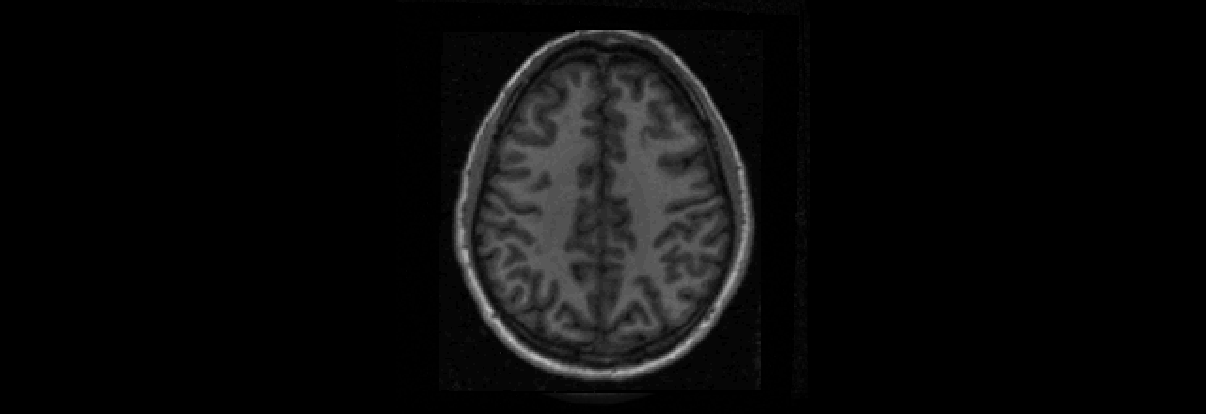
#> input picture computervision/article-research/edge-detection/image2.png, 1206 x 414 px, found by its file name
$ python EdgeDetection5.py
#> lines starting #> are read from the running program, lines starting #| are printed output that depends on the picture; after the words box and inside, x2 and y2 are one past the last pixel; in counts of white or black regions, pixels touching at a corner belong together
"""
 @author saozd
 @project pytonworkspace EdgeDetection5
 @date 18 Ara 2023
 <p>
 @description:
"""
import cv2
import numpy as np

# Beyin görüntüsü yükleyin
brain_image = cv2.imread("E:/PycharmProjects/pytonworkspace/computervision/article-research/edge-detection/image2.png")
#> brain_image is the input picture: shape (414, 1206, 3); min 0, max 191, mean 11

# Gri tonlamalı görüntüyü oluşturun
gray_image = cv2.cvtColor(brain_image, cv2.COLOR_BGR2GRAY)

# Basit bir eşikleme işlemi ile beyaz ve gri maddeyi ayırın
_, thresholded_image = cv2.threshold(gray_image, 20, 255, cv2.THRESH_BINARY)
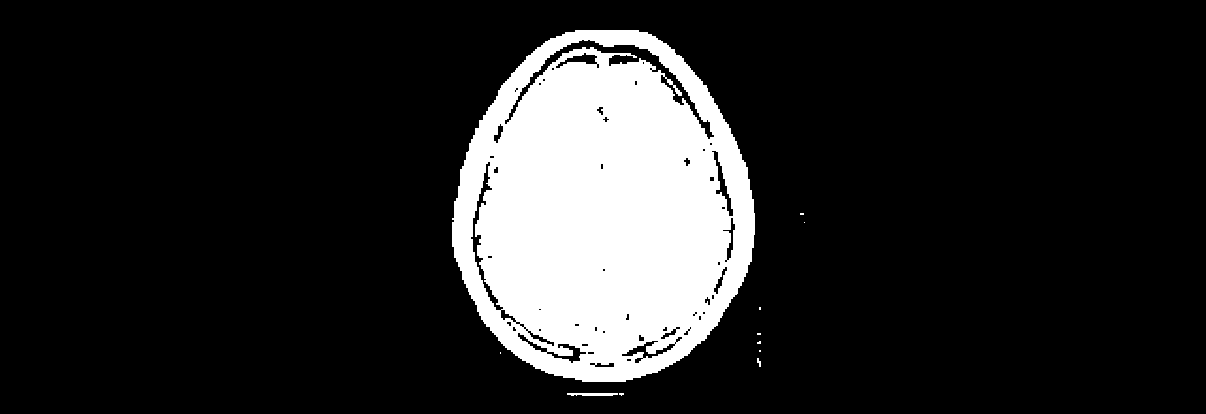
#> thresholded_image: shape (414, 1206); 15.6% white; 11 white regions (8 under 20 px), largest, box (x1, y1, x2, y2) and area: (452, 30, 755, 382) 77714, (567, 393, 618, 396) 137, (757, 358, 761, 367) 22

# Gri madde ve beyaz maddeyi ayırın
gray_matter = cv2.bitwise_and(gray_image, thresholded_image)
white_matter = cv2.bitwise_and(gray_image, cv2.bitwise_not(thresholded_image))
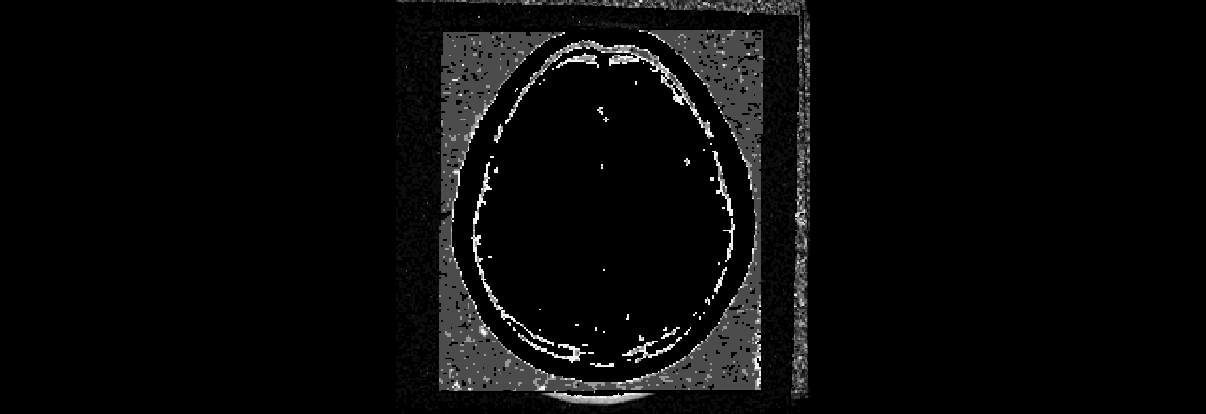
#> white_matter: shape (414, 1206); min 0, max 20, mean 0.733; drawn with min black and max white

# Kenarlık görüntüsünü çıkarın
edge_image = cv2.Canny(gray_image, 100, 200)
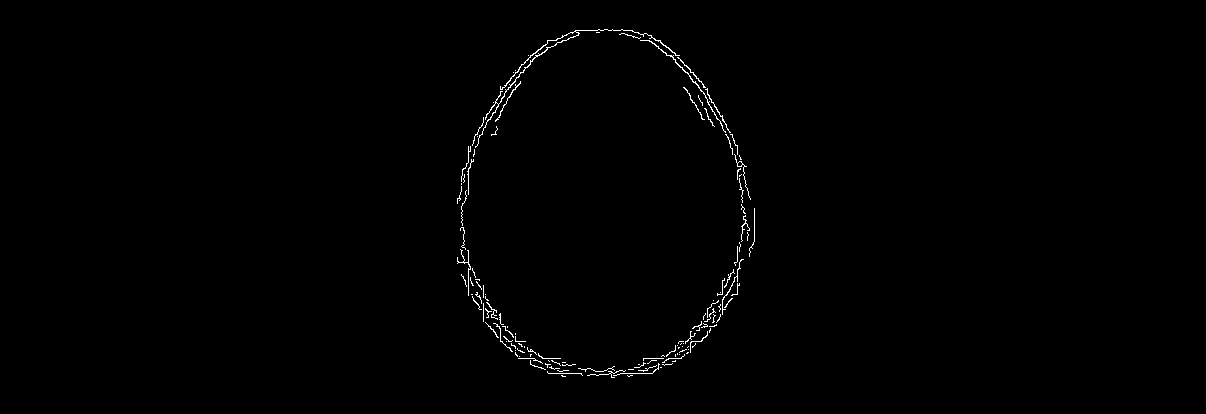
#> edge_image: shape (414, 1206); 0.6% white in thin lines or dots, all inside (x1, y1, x2, y2) = (457, 29, 755, 378)

# Gri madde, beyaz madde ve kenarlık görüntülerini gösterin
cv2.imshow("Gri Madde", gray_matter)
cv2.imshow("Beyaz Madde", white_matter)
cv2.imshow("Kenarlık Görüntüsü", edge_image)
cv2.waitKey(0)
cv2.destroyAllWindows()

$ run again, with computervision/article-research/edge-detection/resim4.png copied over computervision/article-research/edge-detection/image2.png
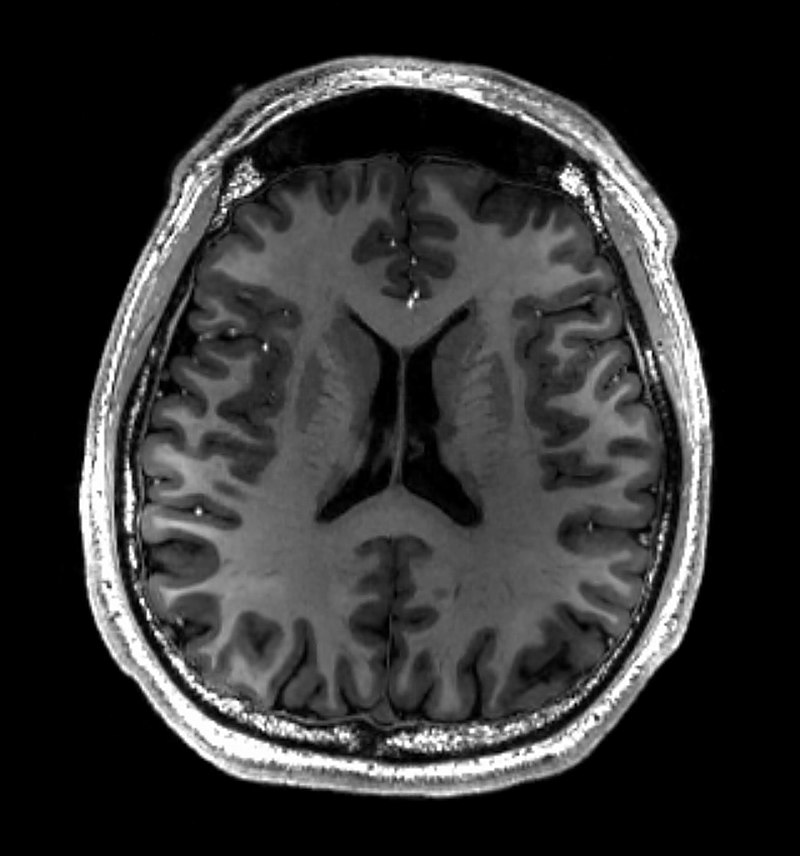
#> input picture computervision/article-research/edge-detection/resim4.png, 800 x 856 px, found by its file name
#> brain_image is the input picture: shape (856, 800, 3); min 0, max 255, mean 48.6
#> `_, thresholded_image = cv2.threshold(gray_image, 20, 255, cv2.THRESH_B..`:
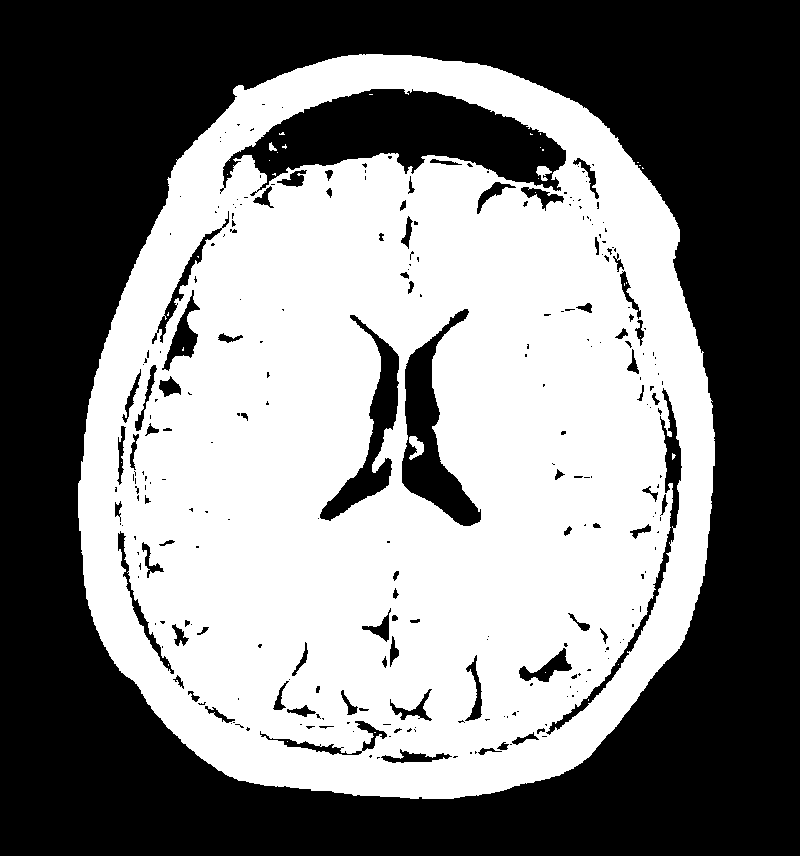
#> thresholded_image: shape (856, 800); 49.8% white; 34 white regions (30 under 20 px), largest, box (x1, y1, x2, y2) and area: (78, 54, 715, 799) 340259, (409, 436, 424, 460) 204, (536, 166, 552, 181) 136, (269, 142, 277, 151) 41
#> `edge_image = cv2.Canny(gray_image, 100, 200)`:
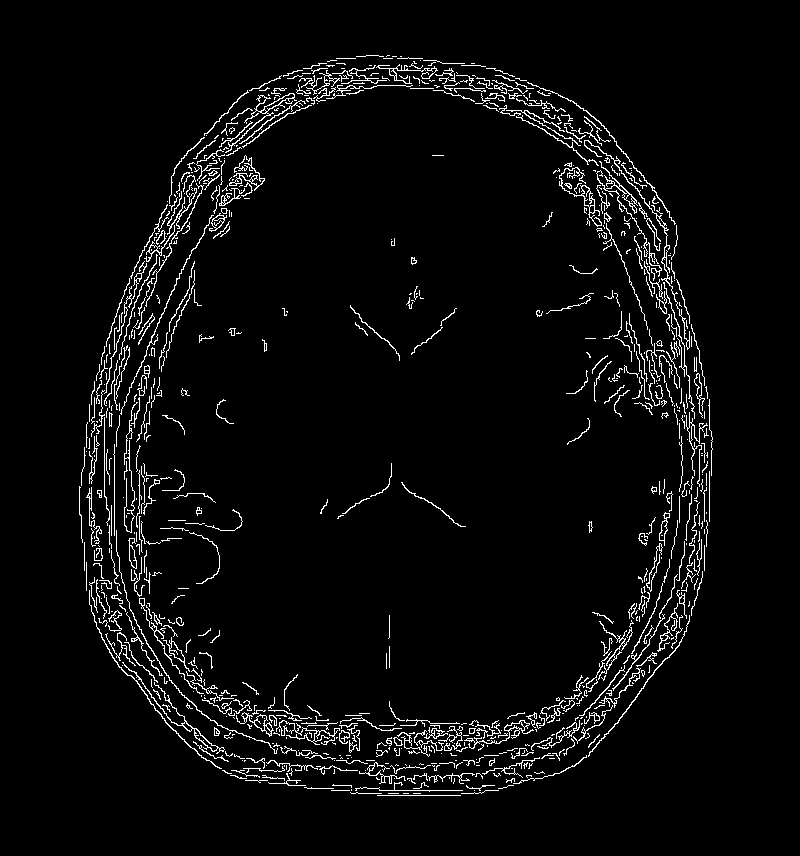
#> edge_image: shape (856, 800); 4% white in thin lines or dots, all inside (x1, y1, x2, y2) = (79, 55, 713, 796)
